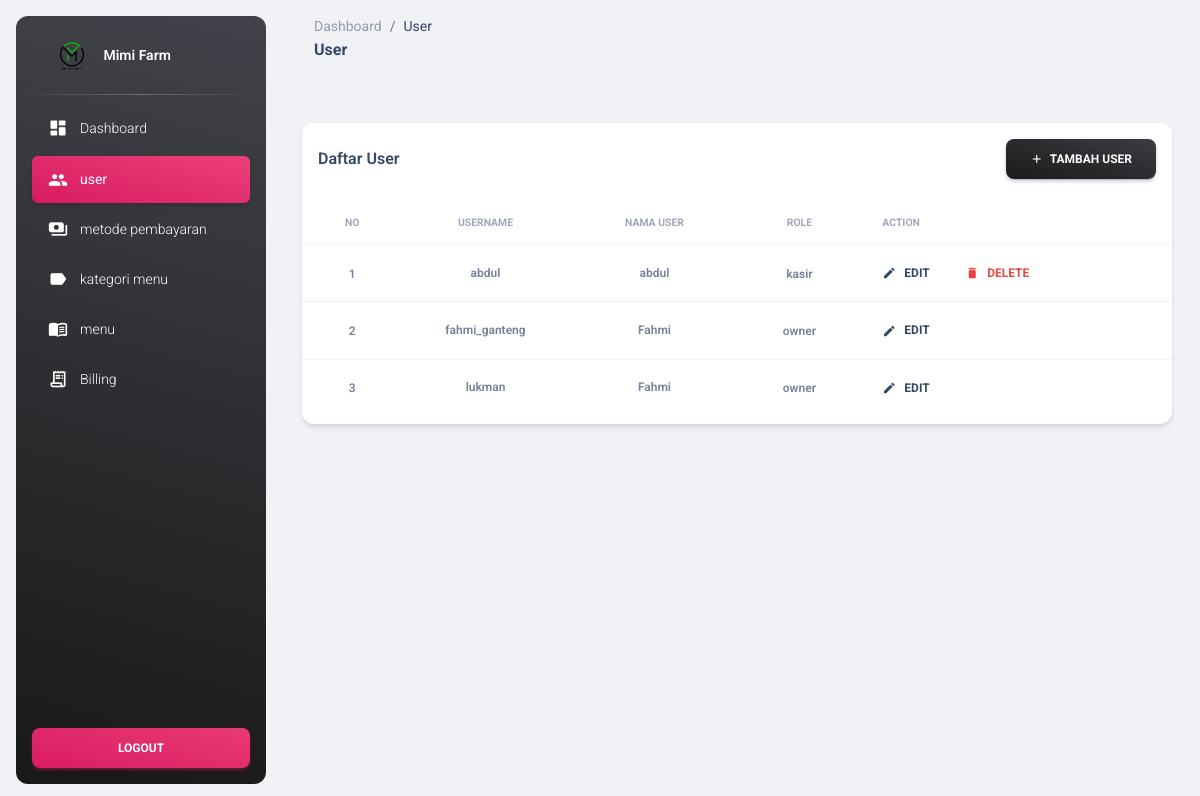
The app's page /owner/user.php (signed in) with its own data.
### tables this page shows
CREATE TABLE `user` (
  `username` varchar(30) NOT NULL,
  `nama_user` varchar(30) NOT NULL,
  `password` varchar(30) NOT NULL,
  `id_role` int(1) NOT NULL
);

CREATE TABLE `role_user` (
  `id_role` int(1) NOT NULL,
  `nama_role` varchar(40) NOT NULL
);

### koneksi.php (called while the page is built, shortened)
<?php
    $base_url = "http://localhost/mimifarm/";
?>

### owner/user.php (the view, shortened to what this page needs)
<?php
include("../koneksi.php");
include('header.php'); ?>
<body class="g-sidenav-show  bg-gray-200">
  <?php include('sidebar.php'); ?>
  <main class="main-content position-relative max-height-vh-100 h-100 border-radius-lg ">
    <?php include('navbar.php'); ?>
    <div class="container-fluid py-4">
      <div class="row">
        <div class="col-12">
          <div class="card my-4 mx-3">
            <div class="card-header pb-0 p-3">
              <div class="row">
                <div class="col-6 d-flex align-items-center">
                  <h6 class="mb-0">Daftar User</h6>
                </div>
                <div class="col-6 text-end">
                  <a href="<?= $base_url . 'owner/tambah_user.php'; ?>" class="btn bg-gradient-dark mb-0" href="javascript:;"><i class="material-icons text-sm">add</i>&nbsp;&nbsp;Tambah User</a>
                </div>
              </div>
            </div>
            <div class="card-body px-0 pb-2">
              <div class="table-responsive p-0">
                <table class="table align-items-center mb-0">
                  <thead>
                    <tr>
                      <th class="text-center text-uppercase text-secondary text-xxs font-weight-bolder opacity-7">No</th>
                      <th class="text-center text-uppercase text-secondary text-xxs font-weight-bolder opacity-7">Username</th>
                      <th class="text-center text-uppercase text-secondary text-xxs font-weight-bolder opacity-7">Nama User</th>
                      <th class="text-center text-uppercase text-secondary text-xxs font-weight-bolder opacity-7">Role</th>
                      <th class="text-uppercase text-secondary text-xxs font-weight-bolder opacity-7">Action</th>
                    </tr>
                  </thead>
                  <tbody>
                    <?php
                    $query = "SELECT user.*, role_user.* FROM user LEFT JOIN role_user ON user.id_role = role_user.id_role";
                    $result = mysqli_query($conn, $query);
                    $users = array();
                    while ($row = mysqli_fetch_array($result)) {
                      $users[] = $row;
                    }
                    $i = 1;
                    foreach ($users as $user) {
                    ?>
                      <tr>
                        <td class="align-middle text-center text-sm">
                          <span class="text-secondary text-xs font-weight-bold"><?= $i; ?></span>
                        </td>
                        <td class="align-middle text-center text-sm">
                          <p class="text-xs font-weight-bold mb-0"><?= $user['username'] ?></p>
                        </td>
                        <td class="align-middle text-center text-sm">
                          <p class="text-xs font-weight-bold mb-0"><?= $user['nama_user'] ?></p>
                        </td>
                        <td class="align-middle text-center text-sm">
                          <span class="text-secondary text-xs font-weight-bold"><?= $user['nama_role'] ?></span>
                        </td>
                        <td class="text-sm">
                          <div class="ms-auto text-start">
                            <a class="btn btn-link text-dark px-3 mb-0" href="<?= $base_url . 'owner/edit_user.php?id=' . $user['username']; ?>"><i class="material-icons text-sm me-2">edit</i>Edit</a>
                            <?php if ($user['id_role'] != '1') { ?>
                              <a class="btn btn-link text-danger text-gradient px-3 mb-0" href="javascript:void(0)" data-bs-toggle="modal" data-bs-target="#hapusModal" data-id="<?= $user['username'] ?>" onclick="setHapus(this)"><i class="material-icons text-sm me-2">delete</i>delete</a>
                            <?php } ?>
                          </div>
                        </td>
                      </tr>
                    <?php $i++;
                    }
                    ?>
                  </tbody>
                </table>
              </div>
            </div>
          </div>
        </div>
      </div>
    </div>
  </main>
</body>

### records on screen
user: username "abdul", nama_user "abdul", id_role.nama_role "kasir"
user: username "fahmi_ganteng", nama_user "Fahmi", id_role.nama_role "owner"
user: username "lukman", nama_user "Fahmi", id_role.nama_role "owner"

### other values on screen
$title "User"
